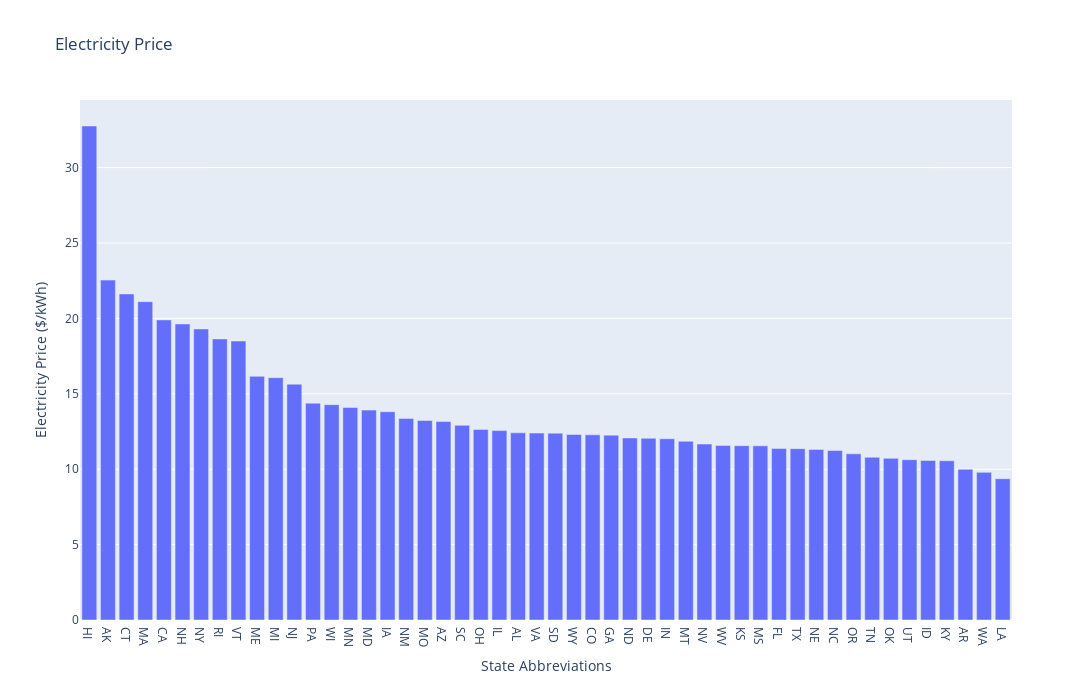

The cell this chart's notebook holds for it:
### Code cell
# Show the value of each state.
electricity_sort = electricity.sort_values('PRICE' , ascending = False)
fig = px.bar(
    electricity_sort,
    x = 'state',
    y = 'PRICE',
    title = 'Electricity Price',
    labels={'PRICE': 'Electricity Price ($/kWh)', 'state': 'State Abbreviations'}
)

fig.update_layout(width=1100, height=700)
fig.show()

### Figure 1 — Plotly figure (JSON) as saved in the notebook; plotly's stock layout.template omitted (floating-point values rounded to 4 significant figures)
{"data": [{"alignmentgroup": "True", "hovertemplate": "State Abbreviations=%{x}<br>Electricity Price ($/kWh)=%{y}<extra></extra>", "legendgroup": "", "marker": {"color": "#636efa", "pattern": {"shape": ""}}, "name": "", "offsetgroup": "", "orientation": "v", "showlegend": false, "textposition": "auto", "type": "bar", "x": ["HI", "AK", "CT", "MA", "CA", "NH", "NY", "RI", "VT", "ME", "MI", "NJ", "PA", "WI", "MN", "MD", "IA", "NM", "MO", null, "AZ", "SC", "OH", "IL", "AL", "VA", "SD", "WY", "CO", "GA", "ND", "DE", "IN", "MT", "NV", "WV", "KS", "MS", "FL", "TX", "NE", "NC", "OR", "TN", "OK", "UT", "ID", "KY", "AR", "WA", "LA"], "xaxis": "x", "y": [32.76, 22.54, 21.62, 21.11, 19.9, 19.63, 19.3, 18.64, 18.5, 16.16, 16.07, 15.64, 14.38, 14.28, 14.09, 13.92, 13.81, 13.37, 13.23, 13.21, 13.16, 12.91, 12.64, 12.56, 12.41, 12.4, 12.39, 12.3, 12.28, 12.26, 12.07, 12.05, 12.02, 11.85, 11.67, 11.57, 11.56, 11.55, 11.37, 11.36, 11.31, 11.24, 11.02, 10.79, 10.72, 10.63, 10.58, 10.56, 9.99, 9.79, 9.37], "yaxis": "y"}], "layout": {"barmode": "relative", "height": 700, "legend": {"tracegroupgap": 0}, "title": {"text": "Electricity Price"}, "width": 1100, "xaxis": {"anchor": "y", "autorange": true, "domain": [0, 1], "range": [-0.5, 49.5], "title": {"text": "State Abbreviations"}, "type": "category"}, "yaxis": {"anchor": "x", "autorange": true, "domain": [0, 1], "range": [0, 34.48], "title": {"text": "Electricity Price ($/kWh)"}, "type": "linear"}}}
